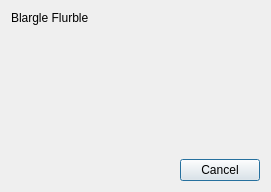
<?xml version="1.0" encoding="UTF-8"?>
<ui version="4.0">
 <class>ErrBox</class>
 <widget class="QDialog" name="ErrBox">
  <property name="geometry">
   <rect>
    <x>0</x>
    <y>0</y>
    <width>271</width>
    <height>192</height>
   </rect>
  </property>
  <property name="sizePolicy">
   <sizepolicy hsizetype="Preferred" vsizetype="Preferred">
    <horstretch>0</horstretch>
    <verstretch>0</verstretch>
   </sizepolicy>
  </property>
  <property name="windowTitle">
   <string>Error</string>
  </property>
  <property name="modal">
   <bool>false</bool>
  </property>
  <layout class="QVBoxLayout" name="verticalLayout_2">
   <item>
    <layout class="QVBoxLayout" name="verticalLayout">
     <item>
      <widget class="QLabel" name="label">
       <property name="sizePolicy">
        <sizepolicy hsizetype="Preferred" vsizetype="Preferred">
         <horstretch>0</horstretch>
         <verstretch>0</verstretch>
        </sizepolicy>
       </property>
       <property name="cursor">
        <cursorShape>ArrowCursor</cursorShape>
       </property>
       <property name="text">
        <string>Blargle Flurble</string>
       </property>
      </widget>
     </item>
     <item>
      <spacer name="verticalSpacer">
       <property name="orientation">
        <enum>Qt::Vertical</enum>
       </property>
       <property name="sizeHint" stdset="0">
        <size>
         <width>20</width>
         <height>40</height>
        </size>
       </property>
      </spacer>
     </item>
    </layout>
   </item>
   <item>
    <widget class="QDialogButtonBox" name="buttonBox">
     <property name="orientation">
      <enum>Qt::Horizontal</enum>
     </property>
     <property name="standardButtons">
      <set>QDialogButtonBox::Cancel</set>
     </property>
    </widget>
   </item>
  </layout>
 </widget>
 <resources/>
 <connections>
  <connection>
   <sender>buttonBox</sender>
   <signal>rejected()</signal>
   <receiver>ErrBox</receiver>
   <slot>reject()</slot>
   <hints>
    <hint type="sourcelabel">
     <x>135</x>
     <y>169</y>
    </hint>
    <hint type="destinationlabel">
     <x>135</x>
     <y>95</y>
    </hint>
   </hints>
  </connection>
 </connections>
</ui>
